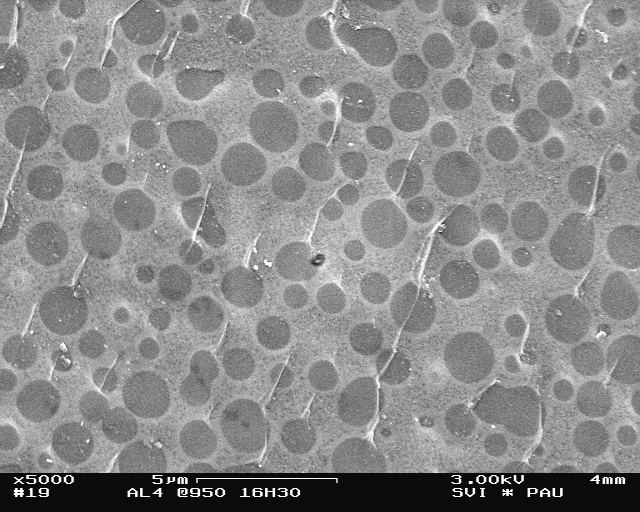
#> input picture data_example/Al4-@950-16h30-01.TIF, 1280 x 1024 px (shown at 1/2 size)
$ python -i filter_microscopy.py   (imports and definitions only)
#> lines starting #> are read from the running program, lines starting #| are printed output that depends on the picture; after the words box and inside, x2 and y2 are one past the last pixel; in counts of white or black regions, pixels touching at a corner belong together
#> further down, picture is the input picture: shape (1024, 1280); min 8, max 255, mean 138.7
# -*- coding: utf-8 -*-
"""
Created on Wed Mar 15 16:24:11 2017

@author: E0567733
"""
import numpy as np
from skimage import filters, morphology


def denoise_filter(im, bar_position=930):
    """
    Denoise microscopy image

    Parameters
    ----------
    """
#> called with bar_position = 930
    im=im[:bar_position]
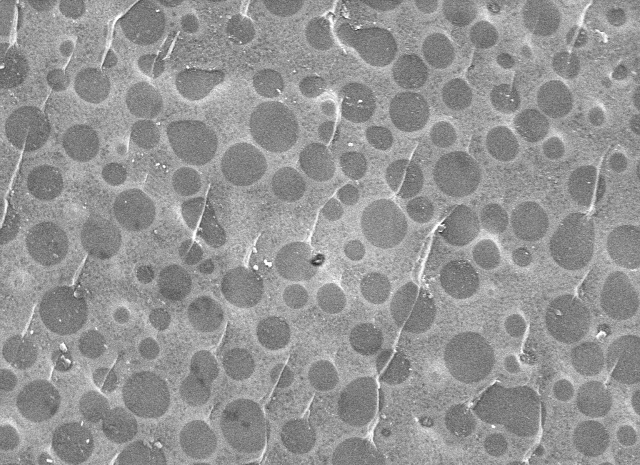
#> im: shape (930, 1280) (shown at 1/2 size); min 27, max 255, mean 147.9
    im_median = filters.median(im, np.ones((5, 5)))
    value = filters.threshold_otsu(im_median)
#> value = 148
    binary_im = im_median < value
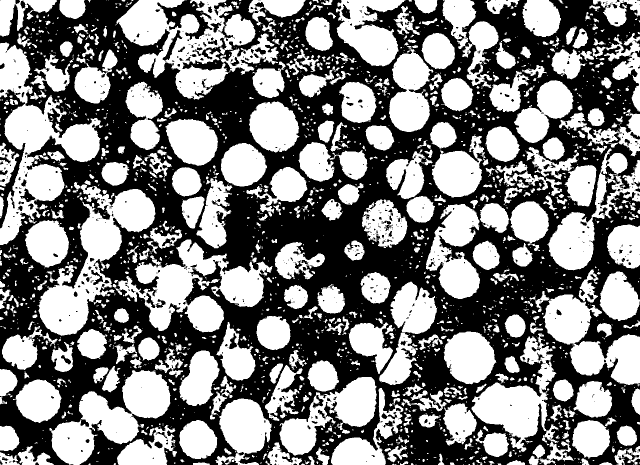
#> binary_im: shape (930, 1280) bool (shown at 1/2 size); 50.2% white; 914 black regions (751 under 20 px), largest, box (x1, y1, x2, y2) and area: (0, 0, 1280, 930) 574585, (314, 0, 425, 80) 3115, (325, 60, 365, 121) 552
    remove_holes = morphology.binary_closing(binary_im,
                                             np.ones((5, 5)))
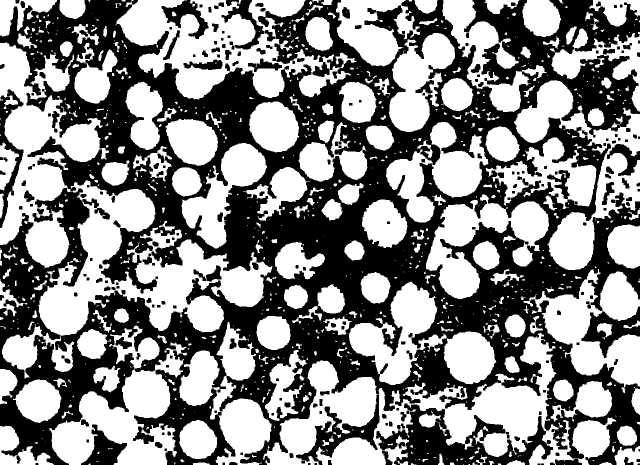
#> remove_holes: shape (930, 1280) bool (shown at 1/2 size); 53.8% white; 257 black regions (4 under 20 px), largest, box (x1, y1, x2, y2) and area: (0, 0, 1280, 930) 484716, (752, 807, 1106, 930) 17397, (592, 790, 759, 930) 5929
    remove_noise = morphology.binary_opening(remove_holes,
                                             np.ones((5, 5)))
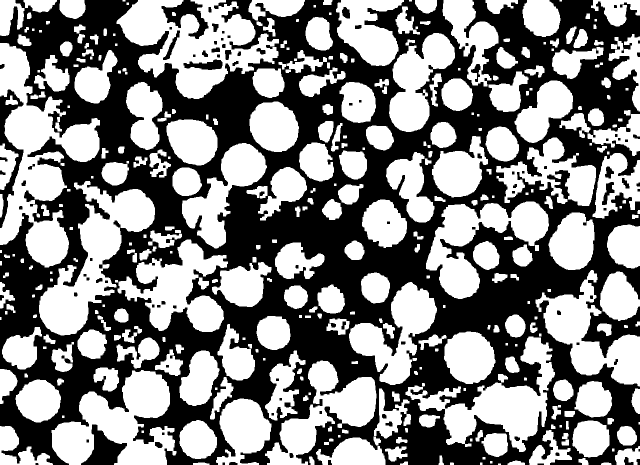
#> remove_noise: shape (930, 1280) bool (shown at 1/2 size); 51.5% white; 96 black regions (1 under 20 px), largest, box (x1, y1, x2, y2) and area: (0, 0, 1280, 930) 559654, (0, 179, 47, 456) 4000, (162, 849, 254, 930) 3516
    return remove_noise

>>> import cv2
>>> picture = cv2.imread('Al4-@950-16h30-01.TIF', cv2.IMREAD_GRAYSCALE)
>>> result = denoise_filter(picture)

$ run again, on data_example/Al4T-@950-0h30-02.TIF
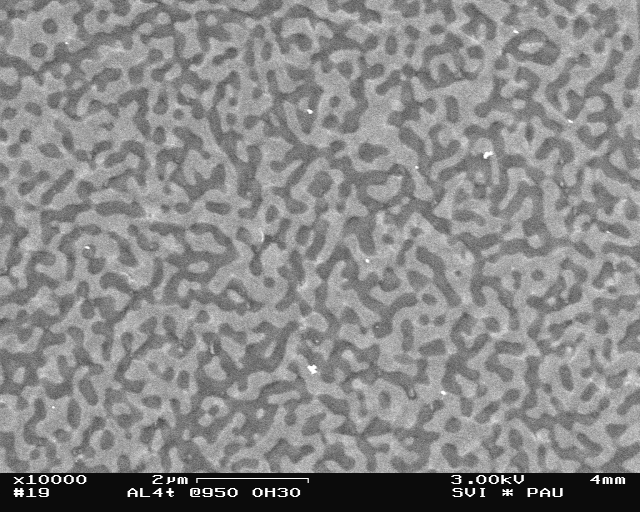
#> input picture data_example/Al4T-@950-0h30-02.TIF, 1280 x 1024 px (shown at 1/2 size)
#> picture is the input picture: shape (1024, 1280); min 8, max 255, mean 136.9
#> in denoise_filter, `im=im[:bar_position]`:
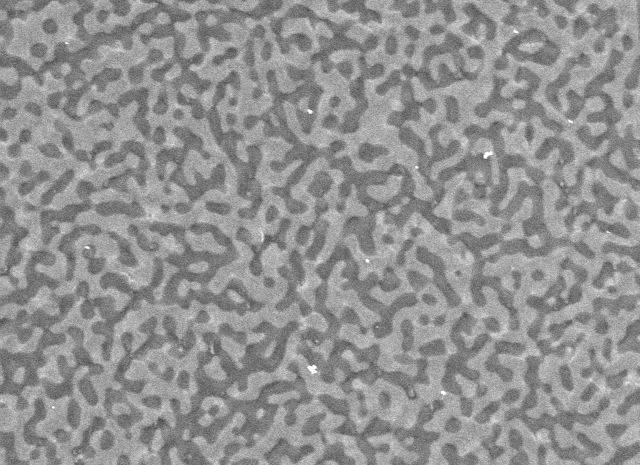
#> im: shape (930, 1280) (shown at 1/2 size); min 36, max 255, mean 145.8
#> value = 144
#> binary_im: shape (930, 1280) bool; 45.9% white; 315 white regions (181 under 20 px), largest, box (x1, y1, x2, y2) and area: (486, 8, 1191, 661) 99615, (0, 374, 531, 821) 59292, (0, 0, 531, 440) 45259
#> remove_holes: shape (930, 1280) bool; 46.6% white; 185 white regions (76 under 20 px), largest, box (x1, y1, x2, y2) and area: (0, 0, 1191, 661) 157928, (0, 279, 531, 858) 80943, (550, 341, 891, 834) 44080
#> in denoise_filter, `remove_noise = morphology.binary_opening(remove_holes, np.ones((5, 5)))`:
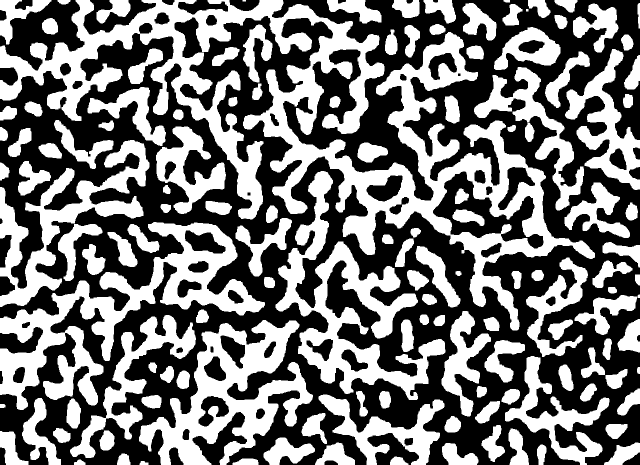
#> remove_noise: shape (930, 1280) bool (shown at 1/2 size); 46.3% white; 134 white regions, largest, box (x1, y1, x2, y2) and area: (0, 0, 1190, 661) 153507, (0, 444, 530, 820) 49386, (551, 342, 891, 800) 40585
